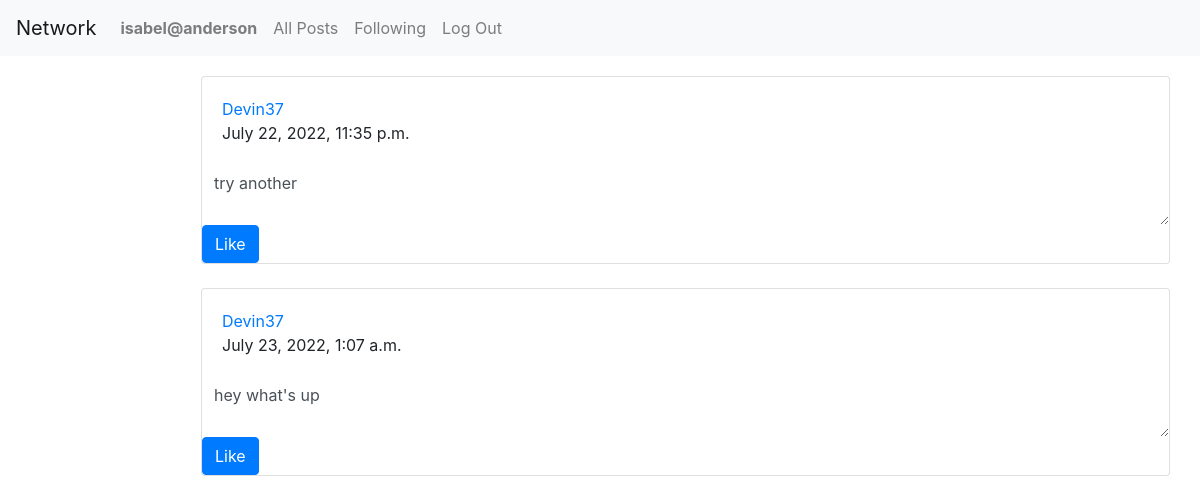
/following_posts (signed in), run on an earlier commit of the app's database.
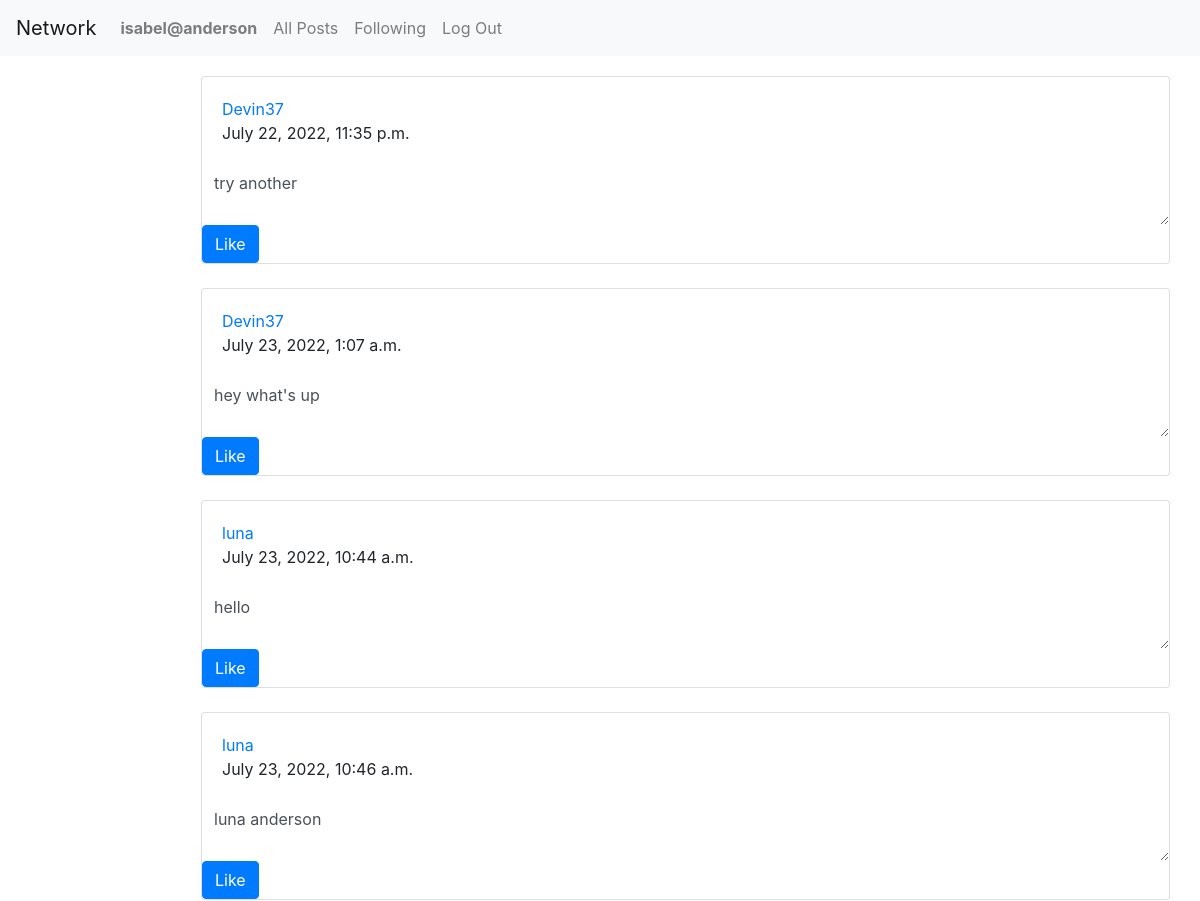
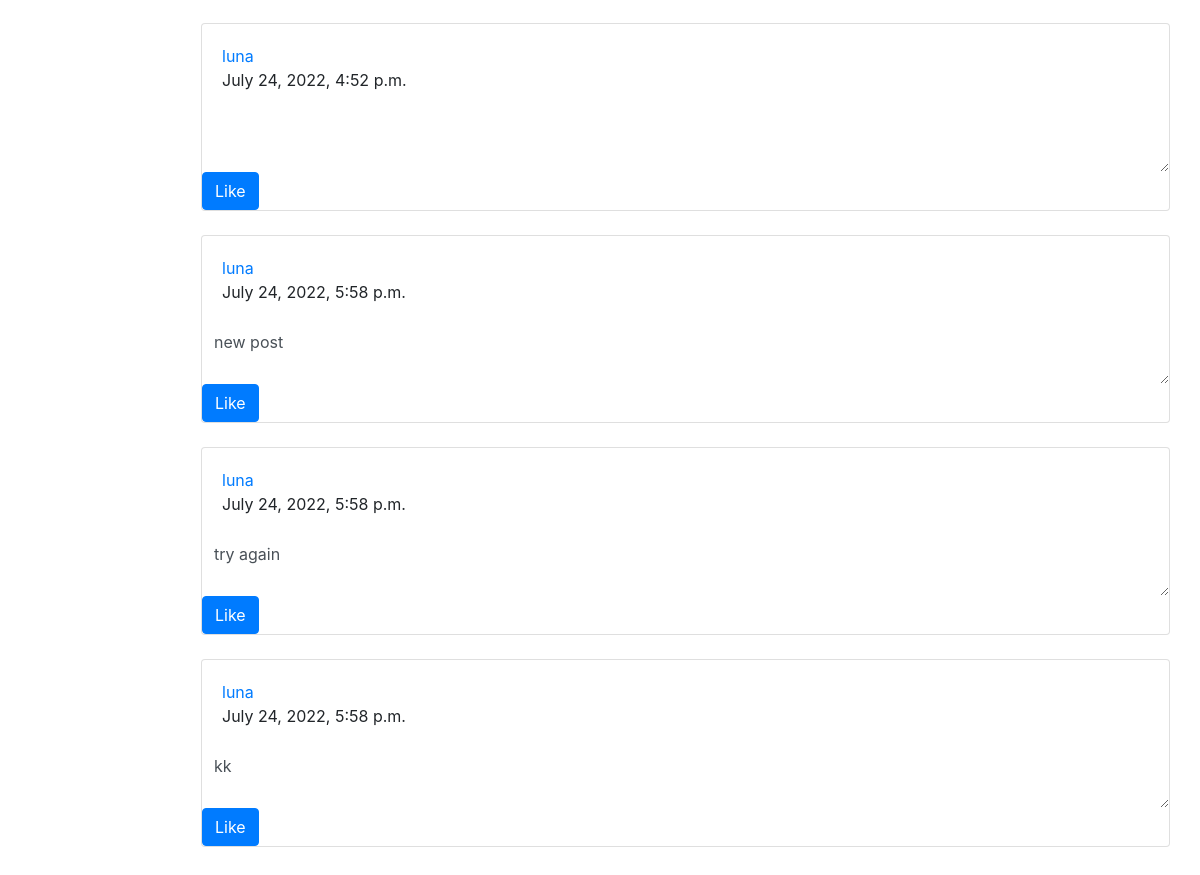
And on a later commit of the database (2 pictures, top to bottom).
### network/models.py (models this page shows, shortened)
class Post(models.Model):
    user = models.ForeignKey("User", on_delete=models.CASCADE, related_name="post")
    username = models.TextField(blank=True)
    body = models.TextField(blank=True)
    like_count = models.IntegerField(default=0)
    liked_by = models.ManyToManyField("User", related_name="post_liked_by")
    timestamp = models.DateTimeField(auto_now_add=True)

class User(AbstractUser):
    pass

### network/views.py (the view)
# urls.py: path("following_posts", views.following_posts, name="following_posts"),
def following_posts(request):
    following = Profile.objects.get(user=request.user).following.all()
    posts = Post.objects.filter(user__in=following)
    return render(request, "network/Following_posts.html", {
        'posts': posts
    })

### network/templates/network/Following_posts.html (shortened to what this page needs)
{% extends "network/layout.html" %}
{% load static %}
{% block body %}
{% if user.is_authenticated %}
<div class="row">
    <div id="profile-view">
        <div class="row inbox-wrapper">
            <div class="col-lg-12">
                     <table class="table email-table no-wrap table-hover v-middle mb-0 font-14">
                    <tbody id="archive_emails2">
                {% for item in posts %}
                 <tr>
                <div class="card">
                    <div class="card-body">
                        <div class="row">
                            <div class="col-lg-3 email-aside border-lg-right">
                                <div class="aside-content">
                                    <a href="#" class="postMaker">{{ item.user }}</a>
                                    <div id="dateTime2" class="date">{{ item.timestamp }}</div>
                                </div>
                            </div>
                        </div>
                    </div>
                    <div class="email-body-div">
                        <textarea style="background-color:white; border:none" disabled class="form-control" id="post-body2">{{ item.body }}</textarea>
                    </div>
                    {% if user.is_authenticated %}
                        <div class="email-attachments">
                            <button id="like_button2" class="btn btn-primary">Like</button>
                        </div>
                    {% endif %}
                    </div>
                </div>
            </tr>
            <br>
            {% endfor %}
            </div>
        </div>
    </div>
</div>
{% endif %}
{% endblock %}

What changed in the data, as far as the page shows it:
now on this page (row edited): Post: user "luna", timestamp "July 23, 2022, 10:44 a.m.", body "hello"
now on this page (row edited): Post: user "luna", timestamp "July 23, 2022, 10:46 a.m.", body "luna anderson"
added Post: user "luna", timestamp "July 24, 2022, 4:52 p.m."
added Post: user "luna", timestamp "July 24, 2022, 5:58 p.m.", body "new post"
added Post: user "luna", timestamp "July 24, 2022, 5:58 p.m.", body "try again"
added Post: user "luna", timestamp "July 24, 2022, 5:58 p.m.", body "kk"
